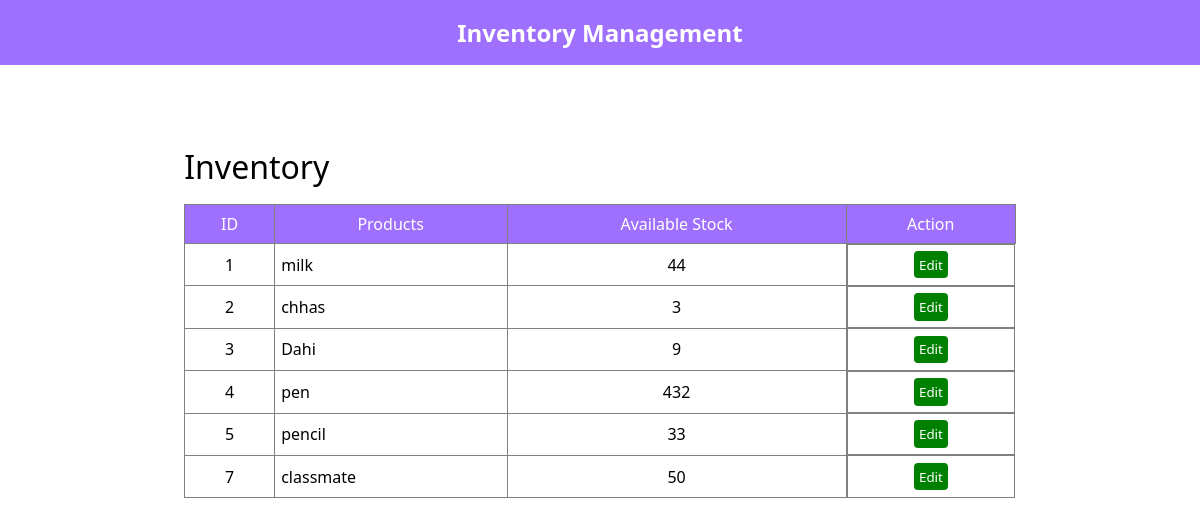
The page /inventory on the database as committed earlier.
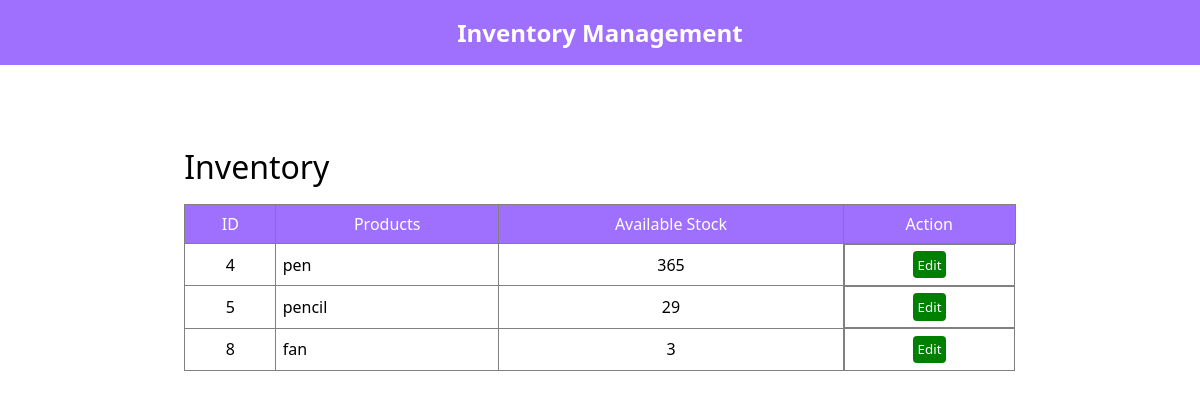
The same page on the database as committed later.
### items/models.py (models this page shows, shortened)
class Inventory(models.Model):
    Products = models.ForeignKey(Products, on_delete=models.CASCADE)
    Available_Stock = models.IntegerField(default=0)

class Products(models.Model):
    Date_Time = models.DateTimeField(auto_now=True, auto_now_add=False)
    Name = models.CharField(max_length=50)
    Description = models.TextField()
    Price = models.FloatField()
    Status = models.BooleanField(default=True)
    Categorie = models.ForeignKey(Categories, on_delete=models.CASCADE)

### items/views.py (the view)
# urls.py: path("inventory", views.inventory, name='inventory'),
def inventory(request):
    active_inventory = "active"
    p = Inventory.objects.all()
    context = {"active_inventory":active_inventory, "inventory":p}
    return render(request, 'items/inventory.html', context)

### Templates/items/inventory.html (shortened to what this page needs)
{% extends "base.html" %}
{% load static %}
{% block head %}
<link rel="stylesheet" href="{% static 'css/style.css' %}">
{% endblock head %}
{% block body %}
<div class="cont">
    <div class="flexbox">
        <h1 class="heading">Inventory</h1>
    </div>
    <table class="table">
        <tr>
            <th>ID</th>
            <th>Products</th>
            <th>Available Stock</th>
            <th>Action</th>
        </tr>
        <tr>
            {% if inventory %}
            {% for i in inventory %}
            <tr>
            <td style='text-align: center;'>{{i.id}}</td>
            <td>{{i.Products.Name}}</td>
            <td style='text-align: center;'>{{i.Available_Stock}}</td>
            <td class="center">
                <button class="editbtn" onclick="window.location.href='/edit_inventory/{{i.id}}/'">Edit</button>
            </td>
            </tr>
            {% endfor %}
            {% else %}
            <td style='color:red; padding: 1rem; text-align: center;' colspan="6">Empty</td>
            {% endif %}
        </tr>
    </table>
</div>
{% endblock body %}

Rows that differ between the two databases and show on the page:
removed Inventory: id "1", Products.Name "milk", Available_Stock "44"
removed Inventory: id "2", Products.Name "chhas", Available_Stock "3"
removed Inventory: id "3", Products.Name "Dahi", Available_Stock "9"
removed Inventory: id "7", Products.Name "classmate", Available_Stock "50"
changed Inventory "pen": Available_Stock "432" → "365"
changed Inventory "pencil": Available_Stock "33" → "29"
added Inventory: id "8", Products.Name "fan", Available_Stock "3"
